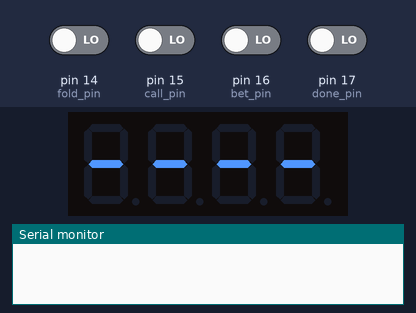
Bench run of a sketch on a simulated Arduino Uno, built with avr-gcc and run on an emulated ATmega328P. Shown: 4-digit seven-segment display, the last lines printed to the serial monitor. The test bench sets the inputs (shaded band); at power-on: pin 14 (fold_pin), pin 15 (call_pin), pin 16 (bet_pin), pin 17 (done_pin) LOW.

Above: at 1.2 s.
1.3 s: pin 17 (done_pin) driven HIGH
2.8 s: pin 14 (fold_pin) driven HIGH
At 4.2 s:
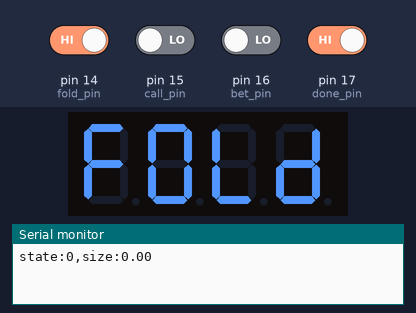
Timing chart, 0 to 5.8 s (numbered marks = the images above; inputs shaded):
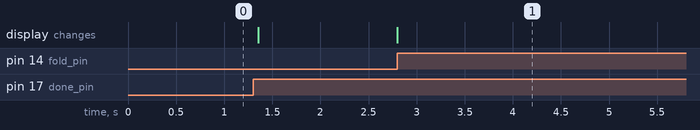

Measured:
- after the input at 2.8 s, the display: changes at once (image 1)

The sketch:

poker_arduino.ino
```cpp
#include <SevSeg.h>

SevSeg sevseg;

#define MAX_NUMBER_STRINGS 5
#define MAX_STRING_SIZE 8
char testStrings[MAX_NUMBER_STRINGS][MAX_STRING_SIZE];

#define PATTERN_CHANGE_TIME 1000
unsigned long timer = millis() - PATTERN_CHANGE_TIME;
byte testStringsPos = 0;

const int fold_pin = 14;
const int call_pin = 15;
const int bet_pin = 16;
const int done_pin = 17;
const int size_pin = A4;
float size;
float rounded;
float maxBet = 20.0;
bool done = false;

bool buttonState = LOW;
bool lastReading = LOW;
unsigned long lastDebounceTime = 0;
const unsigned long debounceDelay = 50;  // milliseconds

// 0 waiting, 1 fold, 2 call, 3 bet, 4 done
int state = 0;


unsigned long old_time;
unsigned long new_time;

unsigned long period = 1000;


void setup() {
  Serial.begin(9600);

  pinMode(fold_pin, INPUT);
  pinMode(call_pin, INPUT);
  pinMode(bet_pin, INPUT);
  pinMode(done_pin, INPUT);

  byte numDigits = 4;
  byte digitPins[] = {10, 11, 12, 13};
  byte segmentPins[] = {9, 2, 3, 5, 6, 8, 7, 4};

  bool resistorsOnSegments = true;
  bool updateWithDelaysIn = true;
  byte hardwareConfig = COMMON_CATHODE;
  bool updateWithDelays = false;
  bool leadingZeros = false;
  bool disableDecPoint = false;
  sevseg.begin(hardwareConfig, numDigits, digitPins, segmentPins, resistorsOnSegments,
  updateWithDelays, leadingZeros, disableDecPoint);
  sevseg.setBrightness(90);

  strcpy(testStrings[0], "----");
  strcpy(testStrings[1], "FOLD");
  strcpy(testStrings[2], "CALL");
  strcpy(testStrings[3], "BET");
  strcpy(testStrings[4], "DONE");
}


void loop() {
  //sevseg.setNumber(4999, 3);
  //sevseg.refreshDisplay();
  /*
    if (millis() > (timer + PATTERN_CHANGE_TIME)) {
    sevseg.setChars(testStrings[testStringsPos]);
    testStringsPos++;
    if (testStringsPos >= MAX_NUMBER_STRINGS) testStringsPos = 0;
    timer = millis();
  }
  */
  // check for max bet info
  if (Serial.available()) {
    String incoming = Serial.readStringUntil('\n');
    float new_max = incoming.toFloat();
    if (new_max > 0.0 && new_max <= 100.0) {  // max bet 100
      maxBet = new_max;
    }
  }

  // handle buttons and send user input when done button is pressed
  if (state == 0){
    done = false;
    // check for fold, call, bet
    if (digitalRead(fold_pin)){
      state = 1;
    }
    else if (digitalRead(call_pin)){
      state = 2;
    }
    else if (digitalRead(bet_pin)){
      old_time = millis();
      state = 3;
    }
  }
  else if (state == 4){
    // reset to waiting
    new_time = millis();
    if ((new_time - old_time) > 1000)
    {
      //Serial.println(new_time-old_time);
      state = 0;
    }
  }
  else if (state == 3){
    // change to bet sizing display
    new_time = millis();
    if ((new_time - old_time) > 1000)
    {
      int raw = analogRead(size_pin);  // 0 to 1023
      size = (raw / 1023.0) * maxBet;
      rounded = round(size * 10.0) / 10.0;
      //size = analogRead(size_pin);
    }
  }
  int reading = digitalRead(done_pin);

  // If the button state changed, reset the debounce timer
  if (reading != lastReading) {
    lastDebounceTime = millis();
  }

  if ((millis() - lastDebounceTime) > debounceDelay) {
    if (reading != buttonState) {
      buttonState = reading;

      // now detect rising edge
      if (buttonState == HIGH) {
        Serial.print("state:");
        Serial.print(state);
        Serial.print(",size:");
        Serial.println(rounded, 2);
        state = 4;
      }
    }
  }
  lastReading = reading;

  // write to 7 segment display
  if (state != 3){
    sevseg.setChars(testStrings[state]);
  }
  else{
    new_time = millis();
    if ((new_time - old_time) > 1000)
    {
      sevseg.setNumber(rounded * 100, 2);
    }
    else {
      sevseg.setChars(testStrings[state]);
    }
  }
  sevseg.refreshDisplay();
}
```
